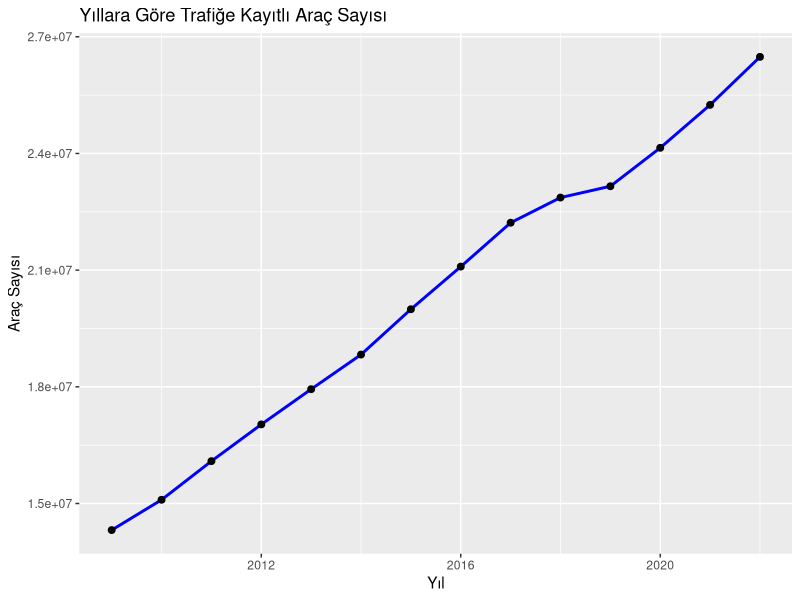
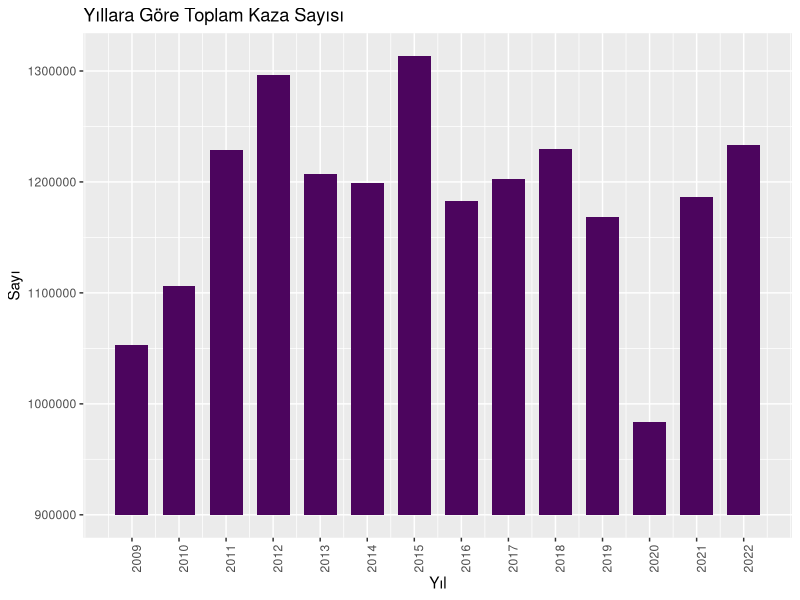
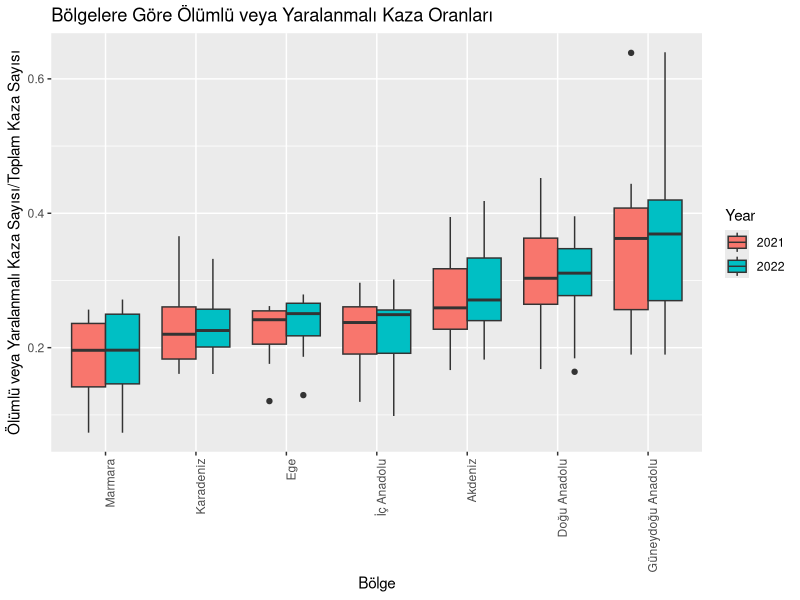
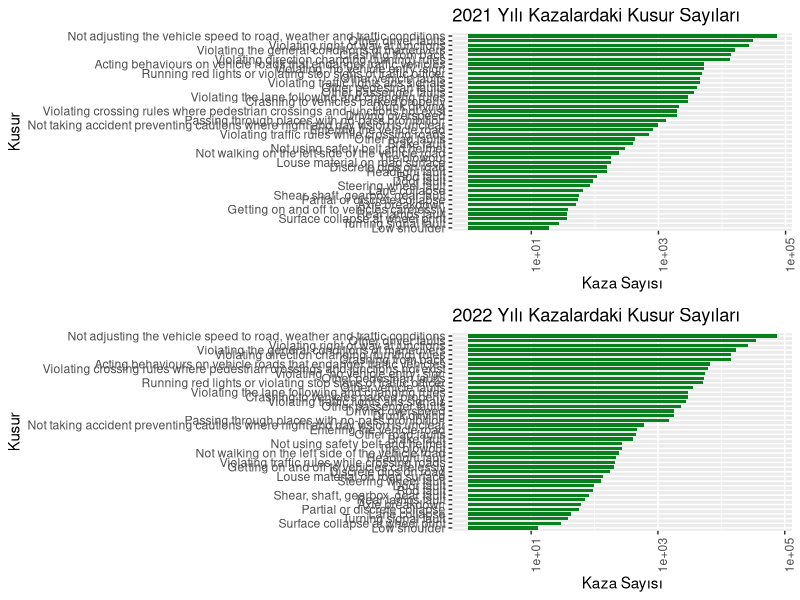

These charts were generated, in order, by the following R code:
## ---- chunk 1
#| code-fold: true
#| code-summary: "Kodu görüntüle"
# Gerekli Kütüphaneler
#install.packages("tidyverse")  # Veri işleme ve görselleştirme
#install.packages("readxl")     # Excel dosyalarını okuma
#install.packages("ggplot2")    # Görselleştirme
#install.packages("gridExtra")    # Görselleştirme (subplot)

library(tidyverse)
library(readxl)
library(ggplot2)
library(gridExtra)

# Veriyi okuma
total_2009_2022 <- read_excel("trafige_kayitli_arac_kaza_olu_ve_yarali_sayisi_2009_2022.xls")
iller_2022 <- read_excel("illere_gore_trafik_kaza_olu_ve_yarali_sayisi_2022.xls")
iller_2021 <- read_excel("illere_gore_trafik_kaza_olu_ve_yarali_sayisi_2021.xls")
kusurlar_2022 <- read_excel("olumlu_yaralanmali_kazaya_neden_olan_kusurlar_2022.xls")
kusurlar_2021 <- read_excel("olumlu_yaralanmali_kazaya_neden_olan_kusurlar_2021.xls")

# Veri (sütun) isimlerini R tarafından okunabilir şekilde düzünleme
names(total_2009_2022) <- make.names(names(total_2009_2022), unique = TRUE)
names(iller_2022) <- make.names(names(iller_2022), unique = TRUE)
names(iller_2021) <- make.names(names(iller_2021), unique = TRUE)
names(kusurlar_2022) <- make.names(names(kusurlar_2022), unique = TRUE)
names(kusurlar_2021) <- make.names(names(kusurlar_2021), unique = TRUE)
# Türkiye'nin coğrafi bölgelerine göre şehirlerin listesini oluşturma
turkiye_bolgeler <- list(
  "Marmara" = c("İstanbul", "Kocaeli", "Bursa", "Balıkesir", "Çanakkale", "Yalova", "Bilecik", "Edirne", "Kırklareli", "Tekirdağ", "Sakarya"),
  "Ege" = c("İzmir", "Aydın", "Muğla", "Manisa", "Denizli", "Uşak", "Afyonkarahisar", "Kütahya"),
  "Akdeniz" = c("Antalya", "Mersin", "Adana", "Hatay", "Isparta", "Burdur", "Osmaniye", "Kahramanmaraş"),
  "İç Anadolu" = c("Ankara", "Konya", "Eskişehir", "Kayseri", "Nevşehir", "Kırşehir", "Aksaray", "Kırıkkale", "Yozgat", "Niğde", "Karaman", "Sivas", "Çankırı"),
  "Doğu Anadolu" = c("Van", "Erzurum", "Ağrı", "Malatya", "Bingöl", "Elazığ", "Tunceli", "Erzincan", "Muş", "Hakkari", "Iğdır", "Ardahan", "Bitlis", "Şırnak", "Kars"),
  "Güneydoğu Anadolu" = c("Diyarbakır", "Şanlıurfa", "Gaziantep", "Mardin", "Adıyaman", "Kilis", "Batman", "Siirt"),
  "Karadeniz" = c("Zonguldak", "Bartın", "Karabük", "Kastamonu", "Sinop","Samsun", "Ordu", "Giresun", "Trabzon", "Rize", "Artvin", "Bolu", "Çorum", "Tokat", "Amasya", "Bayburt", "Gümüşhane", "Düzce")
)

# Şehirleri bölgelere göre ayırma (fonksiyon)
bolge_bolme <- function(province) {
  bolge <- NA
  for (bolge_adi in names(turkiye_bolgeler)) {
    if (province %in% turkiye_bolgeler[[bolge_adi]]) {
      bolge <- bolge_adi
      break
    }
  }
  return(bolge)
}

# Fonksiyonu listelere uygulama
iller_2021$Region <- sapply(iller_2021$X.Province, bolge_bolme)
iller_2022$Region <- sapply(iller_2022$X.Province, bolge_bolme)

# Verinin kısa özeti
head(total_2009_2022, 14)  # İlk birkaç satırı inceleme


# Line Plot - Araç Sayılarının Yıllara Göre Değişimi
ggplot(total_2009_2022, aes(x = Year, y = Number.of.vehicles.registered.to.traffic, group = 1)) +
  geom_line(color = "blue", size = 1) +
  geom_point(size = 2) +
  labs(title = "Yıllara Göre Trafiğe Kayıtlı Araç Sayısı", x = "Yıl", y = "Araç Sayısı")

## ---- chunk 2
#| code-fold: true
#| code-summary: "Kodu görüntüle"
# Bar Plot - Kazaların Yıllara Göre Değişimi
ggplot(total_2009_2022, aes(x = Year, y = Total.number.of.accidents)) +
  geom_bar(stat = "identity", position = position_dodge(), width = 0.7, fill = "#4C055E") + 
  scale_y_continuous(limits = c(9e+05, NA), oob = scales::oob_squish) + 
  theme(axis.text.x = element_text(angle = 90, hjust = 0.5)) +
  scale_x_continuous(breaks = seq(min(total_2009_2022$Year), max(total_2009_2022$Year), by = 1), labels = as.character(seq(min(total_2009_2022$Year), max(total_2009_2022$Year), by = 1))) +
  labs(title = "Yıllara Göre Toplam Kaza Sayısı", 
       x = "Yıl", y = "Sayı")
## ---- chunk 3
#| code-fold: true
#| code-summary: "Kodu görüntüle"
# Yıllara göre illerdeki ölümlü ve/veya yaralanmalı kaza sayısı oranlarını listelere ekleme
iller_2022 <- iller_2022 %>%
  mutate(Ratio = Number.of.accidents.involving.death.or.injury / Total.number.of.accidents)
iller_2021 <- iller_2021 %>%
  mutate(Ratio = Number.of.accidents.involving.death.or.injury / Total.number.of.accidents)


# Veri setlerine 'yıl' etiketi ekleme
iller_2021$Year <- '2021'
iller_2022$Year <- '2022'

# Veri setlerini birleştirme (boxplot çizimi için)
combined_data <- rbind(iller_2021, iller_2022)

combined_data <- combined_data %>%
  group_by(Region) %>%
  mutate(median_Ratio = median(Ratio)) %>%
  ungroup() %>%
  arrange(median_Ratio)  # Medyan değere göre artan sıralama

# Şehirleri medyan değerlerine göre sıralama
combined_data$Region <- factor(combined_data$Region, levels = unique(combined_data$Region))

# Box Plot - 2021-2022 Yıllarına Göre Ölümlü veya Yaralanma Kazaların Sayısının Değişimi
ggplot(combined_data, aes(x = Region, y = Ratio, fill = Year)) +
  geom_boxplot(position = position_dodge(0.75)) +
  labs(title = "Bölgelere Göre Ölümlü veya Yaralanmalı Kaza Oranları", x = "Bölge", y = "Ölümlü veya Yaralanmalı Kaza Sayısı/Toplam Kaza Sayısı") +
  theme(axis.text.x = element_text(angle = 90, hjust = 1)) # X eksenindeki etiketleri düzenle

## ---- chunk 4
#| code-fold: true
#| code-summary: "Kodu görüntüle"
# Kusurları azalan sırlama ile hizalama
kusurlar_2021$Faults <- factor(kusurlar_2021$Faults, levels = kusurlar_2021$Faults[order(kusurlar_2021$Total)])
kusurlar_2022$Faults <- factor(kusurlar_2022$Faults, levels = kusurlar_2022$Faults[order(kusurlar_2022$Total)])


# Bar Plot - 2021-2022 Yıllarına Göre Kusurların Değişimi
p1 <- ggplot(kusurlar_2021, aes(x = Total, y = Faults)) +
  geom_bar(stat = "identity", position = position_dodge(), width = 0.7, fill = "#09801E") + 
  theme(axis.text.x = element_text(angle = 90, hjust = 0.5)) + scale_x_log10() + 
  labs(title = "2021 Yılı Kazalardaki Kusur Sayıları", 
        x = "Kaza Sayısı", y = "Kusur")

p2 <- ggplot(kusurlar_2022, aes(x = Total, y = Faults)) +
  geom_bar(stat = "identity", position = position_dodge(), width = 0.7, fill = "#09801E") + 
  theme(axis.text.x = element_text(angle = 90, hjust = 0.5)) + scale_x_log10() + 
  labs(title = "2022 Yılı Kazalardaki Kusur Sayıları", 
       x = "Kaza Sayısı", y = "Kusur")

grid.arrange(p1, p2, nrow=2,ncol = 1)
